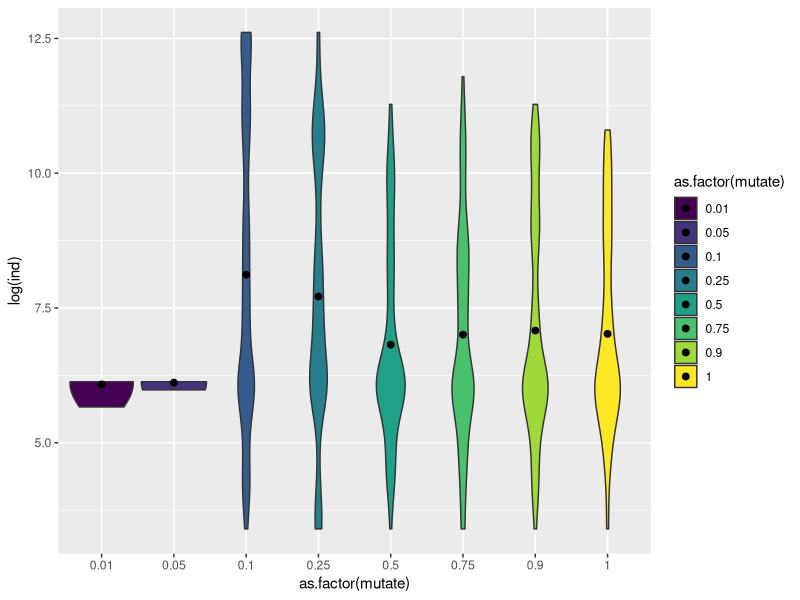
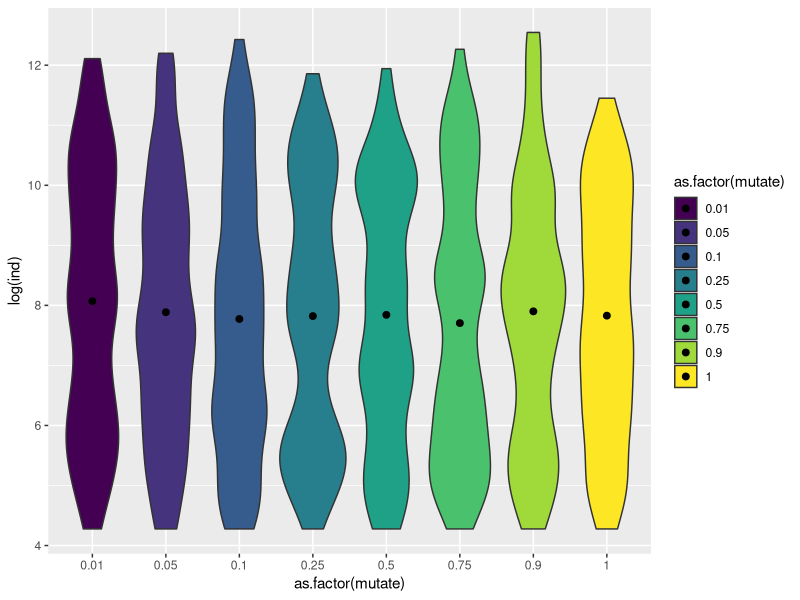
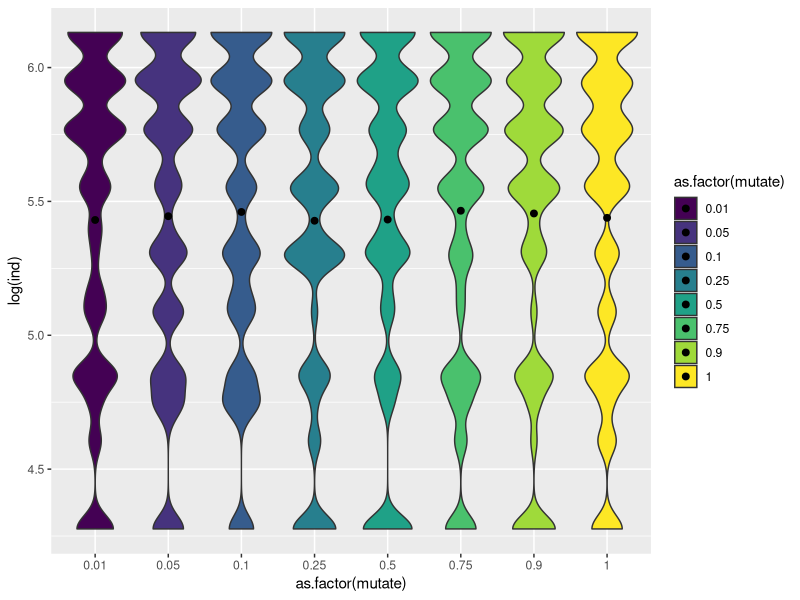
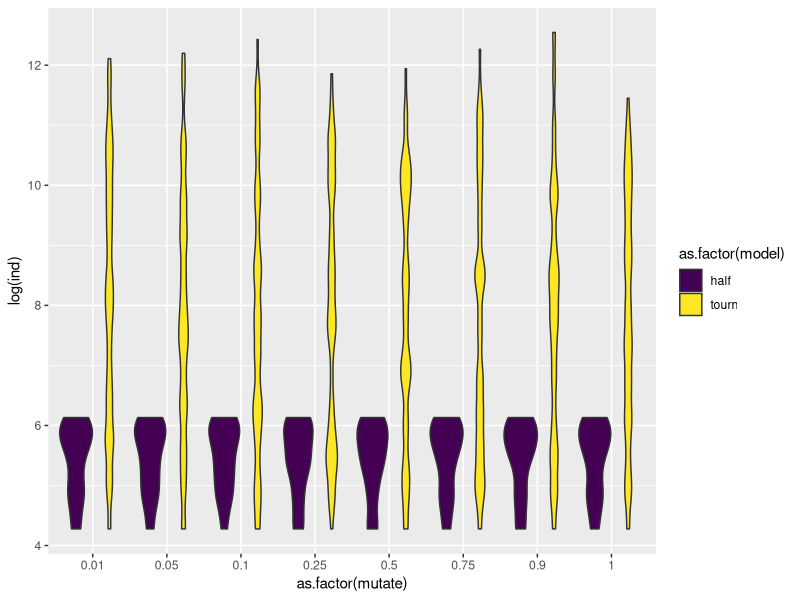
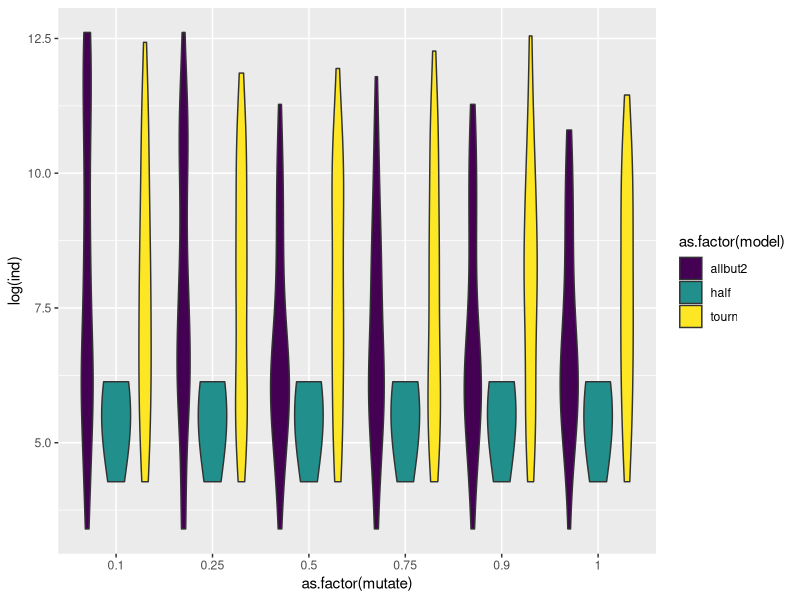
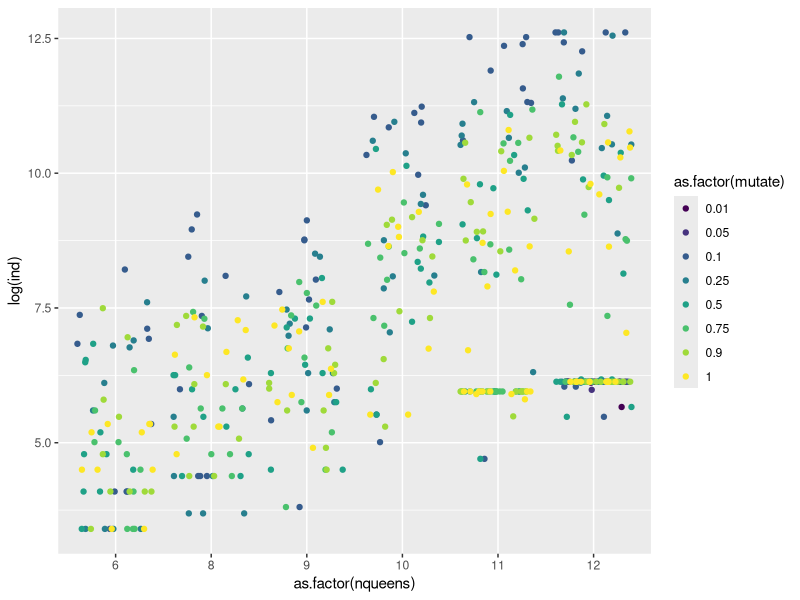
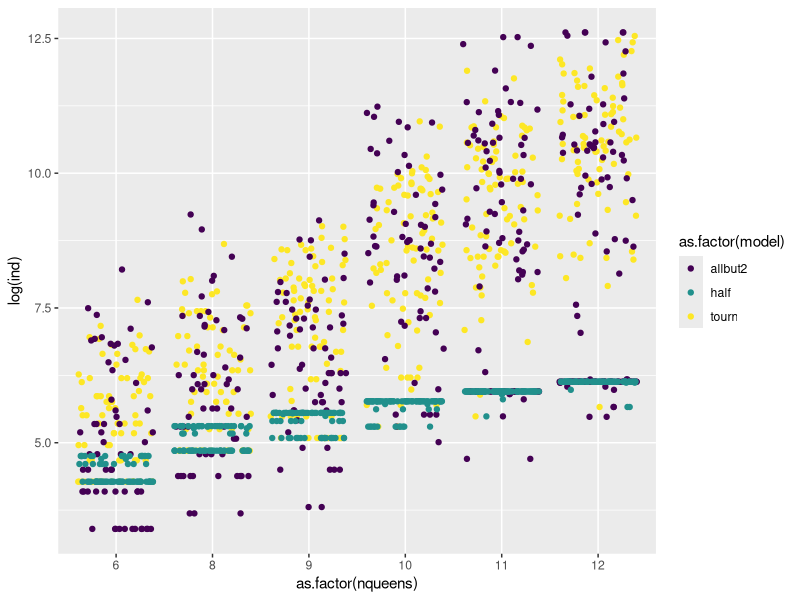
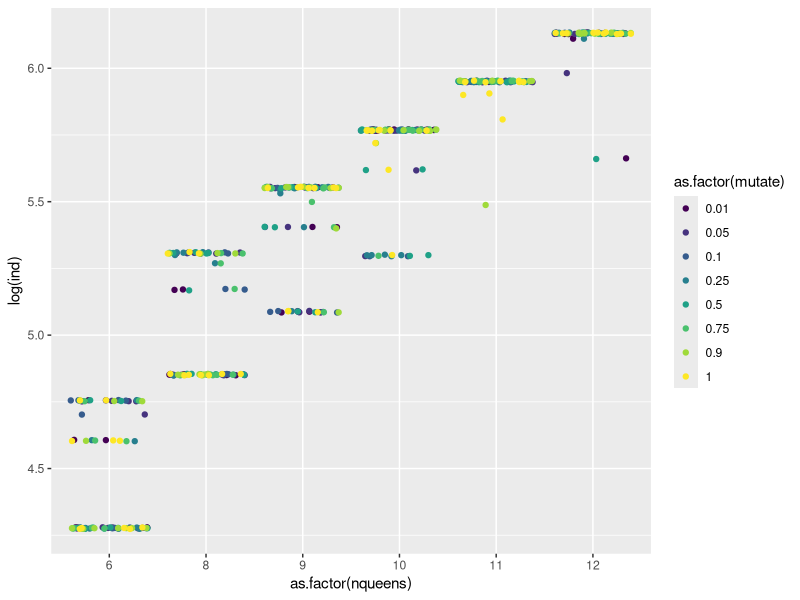

Source code (R) for these figures, in order:

# Analysis of Genetic Algorithms Data -------------------------------------
# Author: Alejandro Jiménez Rico <aljrico@gmail.com>


# Libraries ---------------------------------------------------------------

library(reshape)
library(ggplot2)
library(viridis)
library(dplyr)
library(data.table)


# Load Data ---------------------------------------------------------------

tourn.data <- fread("data/tourn.csv")
allbut2.data <- fread("data/allbut2.csv")
half.data <- fread("data/half.csv")

tourn.data$model <- rep("tourn",nrow(tourn.data))
allbut2.data$model <- rep("allbut2", nrow(allbut2.data))
half.data$model <- rep("half", nrow(half.data))

raw.data <- rbind(tourn.data, allbut2.data)
df <- as.data.frame(rbind(raw.data, half.data))



# Fancy Plots -------------------------------------------------------------


# Violin Plots ------------------------------------------------------------

df %>%
	filter(model == "allbut2") %>%
	ggplot(aes(x=as.factor(mutate), y = log(ind), fill = as.factor(mutate))) +
		geom_violin(bw=0.5, scale="area") +
		stat_summary(fun.y=mean, geom="point", size=2) +
		scale_fill_viridis(discrete=TRUE)

df %>%
	filter(model == "tourn") %>%
	ggplot(aes(x=as.factor(mutate), y = log(ind), fill = as.factor(mutate))) +
	geom_violin(bw=0.5, scale="area") +
	stat_summary(fun.y=mean, geom="point", size=2) +
	scale_fill_viridis(discrete=TRUE)

df %>%
	filter(model == "half") %>%
	ggplot(aes(x=as.factor(mutate), y = log(ind), fill = as.factor(mutate))) +
	geom_violin(bw=0.05, scale="area") +
	stat_summary(fun.y=mean, geom="point", size=2) +
	scale_fill_viridis(discrete=TRUE)

df %>%
	filter(model != "allbut2") %>%
	ggplot(aes(x=as.factor(mutate), y = log(ind), fill = as.factor(model))) +
	geom_violin(bw=0.25, scale="area") +
	scale_fill_viridis(discrete=TRUE)

df %>%
	filter(mutate != 0.01 & mutate != 0.05) %>%
	ggplot(aes(x=as.factor(mutate), y = log(ind), fill = as.factor(model))) +
	geom_violin(bw=1, scale="area") +
	scale_fill_viridis(discrete=TRUE)

# Points Plots ------------------------------------------------------------

df %>%
	filter(model == "allbut2") %>%
	ggplot(aes(x=as.factor(nqueens), y = log(ind), colour = as.factor(mutate))) +
	geom_jitter() +
	scale_colour_viridis(discrete=TRUE)

df %>%
	filter() %>%
	ggplot(aes(x=as.factor(nqueens), y = log(ind), colour = as.factor(model))) +
	geom_jitter() +
	scale_colour_viridis(discrete=TRUE)

df %>%
	filter(model == "half") %>%
	ggplot(aes(x=as.factor(nqueens), y = log(ind), colour = as.factor(mutate))) +
	geom_jitter() +
	scale_colour_viridis(discrete=TRUE)


# Histograms and Heatmaps--------------------------------------------------------------

df %>%
	filter(model == "half") %>%
	ggplot(aes(x=ind, fill = as.factor(nqueens))) +
	geom_histogram() +
	scale_fill_viridis(discrete=TRUE)

df %>%
	filter(model == "half") %>%
	ggplot(aes(x=nqueens,y=mutate)) +
	geom_tile(aes(fill=log(ind))) +
	scale_fill_viridis(discrete=FALSE)


df %>%
	filter() %>%
	ggplot(aes(x=nqueens,y=model)) +
	geom_tile(aes(fill=log(ind))) +
	scale_fill_viridis(discrete=FALSE)
